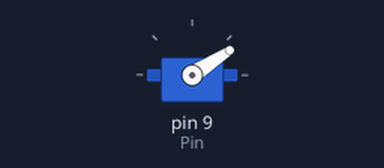
This sketch was run on a simulated Arduino Uno, built with avr-gcc and run on an emulated ATmega328P. On the bench: servo.

Above: at 0.05 s.
At 1.5 s:
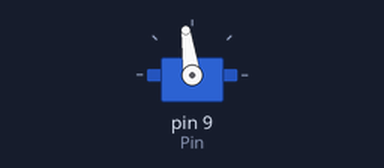
At 3.0 s:
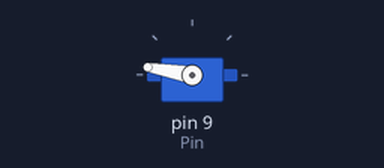
Timing chart, 0 to 6.9 s (numbered marks = the images above):
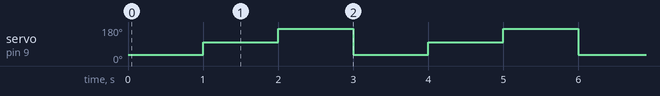

Measured:
- by itself, servo on pin 9 (Pin): repeats every 3.0 s: 170° 1.0 s, 33° 1.0 s, 98° 1.0 s

The sketch:

4.3_servo.ino
```cpp
#include <Servo.h>

int Pin=9;

Servo myservo;

void setup() {
myservo.attach(Pin);
}

void loop() {
  myservo.write(33);
  delay(1000);
  myservo.write(98);
  delay(1000);
  myservo.write(170);
  delay(1000);
}
```
